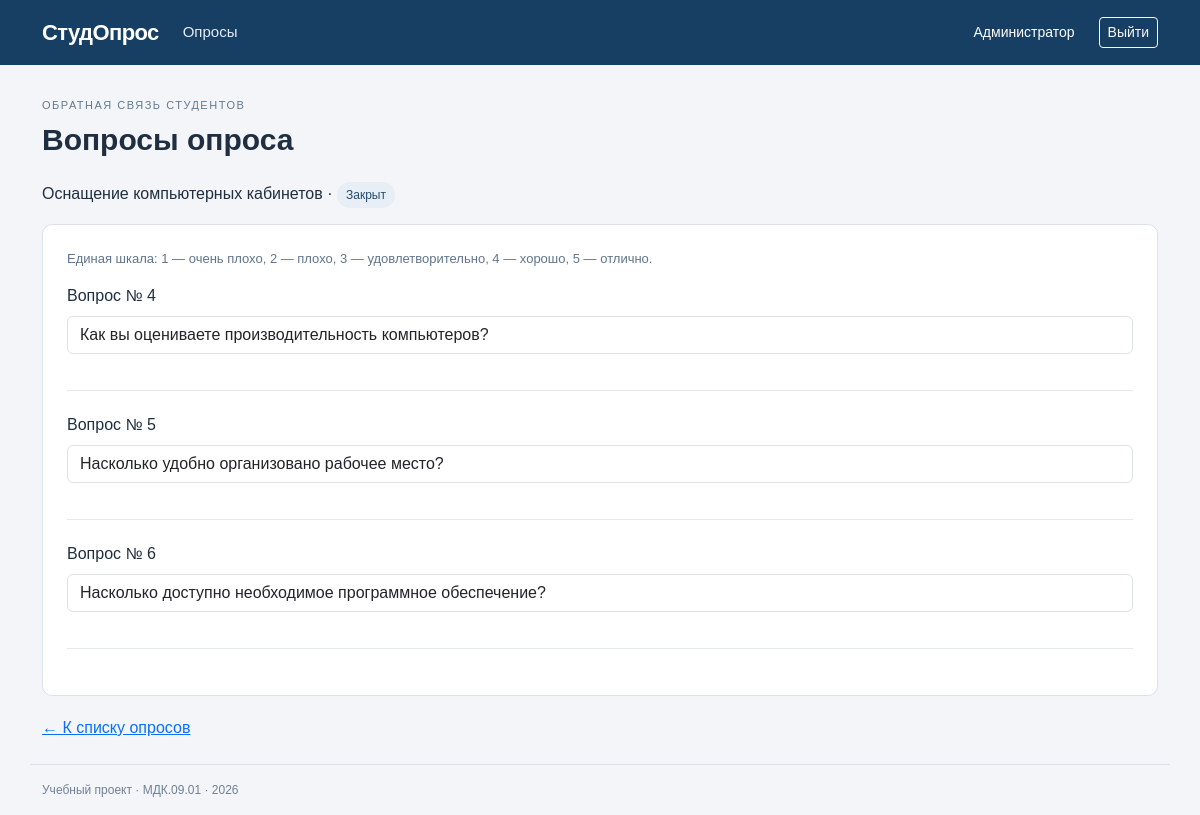
/questions.php?id=2 (signed in), run on the app's committed database.
### tables this page shows
CREATE TABLE surveys (
 id INT AUTO_INCREMENT PRIMARY KEY,
 title VARCHAR(150) NOT NULL,
 description TEXT,
 status ENUM('Черновик','Открыт','Закрыт') NOT NULL DEFAULT 'Черновик',
 created_by INT NOT NULL,
 created_at DATETIME NOT NULL DEFAULT CURRENT_TIMESTAMP,
 FOREIGN KEY (created_by) REFERENCES users(id)
);

CREATE TABLE questions (
 id INT AUTO_INCREMENT PRIMARY KEY,
 survey_id INT NOT NULL,
 text VARCHAR(250) NOT NULL,
 FOREIGN KEY (survey_id) REFERENCES surveys(id) ON DELETE CASCADE
);

### questions.php (the view, shortened to what this page needs)
<?php
require 'auth.php';require_admin();require 'menu.php';
$id=(int)($_GET['id']??0);$survey=one($pdo,'SELECT * FROM surveys WHERE id=?',[$id]);
if(!$survey){http_response_code(404);exit('Опрос не найден.');}$error='';
$rows=all_rows($pdo,'SELECT * FROM questions WHERE survey_id=? ORDER BY id',[$id]);page_start('Вопросы опроса'); ?>
<p><?=h($survey['title'])?> · <span class="status"><?=h($survey['status'])?></span></p><?php notice($error); ?>
<div class="panel"><p class="hint">Единая шкала: 1 — очень плохо, 2 — плохо, 3 — удовлетворительно, 4 — хорошо, 5 — отлично.</p>
<?php foreach($rows as $r): ?><div class="question"><form method="post"><?=csrf()?><?=$r['id']?><?php field('text','Вопрос № '.$r['id'],$r['text']);if($survey['status']==='Черновик'): ?><?=$r['id']?><?php endif; ?></form></div><?php endforeach; ?>
</div><a href="surveys.php">← К списку опросов</a>

### helpers.php (shortened to what this page needs)
<?php
function h($value): string {
    return htmlspecialchars((string)$value, ENT_QUOTES, 'UTF-8');
}
function one(PDO $pdo, string $sql, array $params=[]): array|false {
    $stmt=$pdo->prepare($sql); $stmt->execute($params); return $stmt->fetch();
}
function all_rows(PDO $pdo, string $sql, array $params=[]): array {
    $stmt=$pdo->prepare($sql); $stmt->execute($params); return $stmt->fetchAll();
}
function field(string $name, string $label, $value='', string $type='text', bool $required=true): void {
    echo '<div class="mb-3"><label class="form-label" for="'.h($name).'">'.h($label).'</label>';
    echo '<input class="form-control" id="'.h($name).'" name="'.h($name).'" type="'.h($type).'" value="'.h($value).'"'.($required?' required':'').'></div>';
}

### css/style.css (style rules this page uses)
:root { --brand:#173e63 }
body { background:#f3f5f8;color:#1f2e40;font-family:Arial,sans-serif }
.panel { background:white;border:1px solid #dbe2eb;border-radius:10px;padding:24px;margin-bottom:20px }
.status { display:inline-block;padding:4px 9px;background:#e8eef6;border-radius:20px;white-space:nowrap;font-size:12px;color:#244a70 }
.question { margin-bottom:22px;padding-bottom:20px;border-bottom:1px solid #e5e9ef }
.hint { font-size:13px;color:#60758a }

### data on the page
surveys: title "Оснащение компьютерных кабинетов", status "Закрыт"
questions: label "Вопрос № 4", text "Как вы оцениваете производительность компьютеров?"
questions: label "Вопрос № 5", text "Насколько удобно организовано рабочее место?"
questions: label "Вопрос № 6", text "Насколько доступно необходимое программное обеспечение?"

### other printed values
$cfg['brand'] "СтудОпрос"
$label "Опросы"
$_SESSION['user']['name'] "Администратор"
$cfg['subtitle'] "ОБРАТНАЯ СВЯЗЬ СТУДЕНТОВ"
$title "Вопросы опроса"
